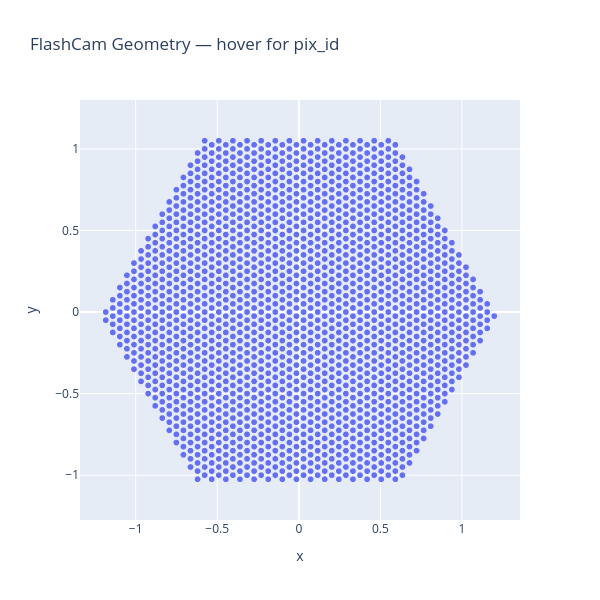

The code cell stored with this chart in its notebook:
### Code cell
import pandas as pd
import plotly.express as px

# === Load geometry ===
geom_file_path = "/lfs/l7/hess/users/sghosh/projects/Satellite-trails/flashcam_geometry.txt"
df_geom = pd.read_csv(geom_file_path, sep=";", header=None, names=["pix_id", "x", "y"])

fig = px.scatter(
    df_geom,
    x="x",
    y="y",
    hover_name="pix_id",
    title="FlashCam Geometry — hover for pix_id",
    width=600, height=600
)
fig.update_layout(yaxis=dict(scaleanchor="x", scaleratio=1))
fig.show()

### Figure 1 — Plotly figure (JSON) as saved in the notebook; plotly's stock layout.template omitted (floating-point values rounded to 4 significant figures; data arrays with more than 128 entries replaced by an {"elided": "..."} marker saying what was removed)
{"data": [{"hovertemplate": "<b>%{hovertext}</b><br><br>x=%{x}<br>y=%{y}<extra></extra>", "hovertext": {"elided": "1764 int values"}, "legendgroup": "", "marker": {"color": "#636efa", "symbol": "circle"}, "mode": "markers", "name": "", "showlegend": false, "type": "scattergl", "x": {"elided": "1764 float values"}, "xaxis": "x", "y": {"elided": "1764 float values"}, "yaxis": "y"}], "layout": {"height": 600, "legend": {"tracegroupgap": 0}, "title": {"text": "FlashCam Geometry — hover for pix_id"}, "width": 600, "xaxis": {"anchor": "y", "domain": [0, 1], "title": {"text": "x"}}, "yaxis": {"anchor": "x", "domain": [0, 1], "scaleanchor": "x", "scaleratio": 1, "title": {"text": "y"}}}}
